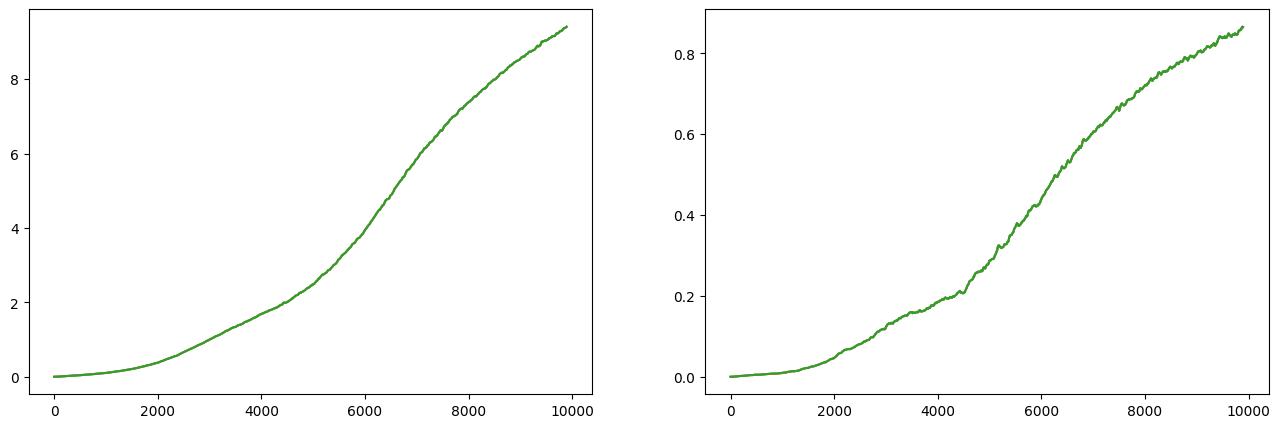

The script that saved this image:
import numpy as np
import matplotlib.pyplot as plt
import pandas as pd

if __name__ == '__main__':

    fig, (ax1, ax2) = plt.subplots(1, 2, figsize=(16, 5))

    for i in [0, 8, 16]:
        df = pd.read_csv(f'/checkpoint/mitchellw/experiments/open_clip/b32-400m-w-opt-0.001-0.9-0.98-1e-06-bs-4096-amp-v1/data/{i}/params-module.visual.transformer.resblocks.0.attn.in_proj_bias.csv')
        ax1.plot(df.iloc[:, 0], df.iloc[:, 1], label=i)#, alpha=0.2)
        ax2.plot(df.iloc[:, 0], df.iloc[:, 2], label=i)#, alpha=0.2)
    
    plt.savefig('plots/params_plot.png', bbox_inches='tight')
